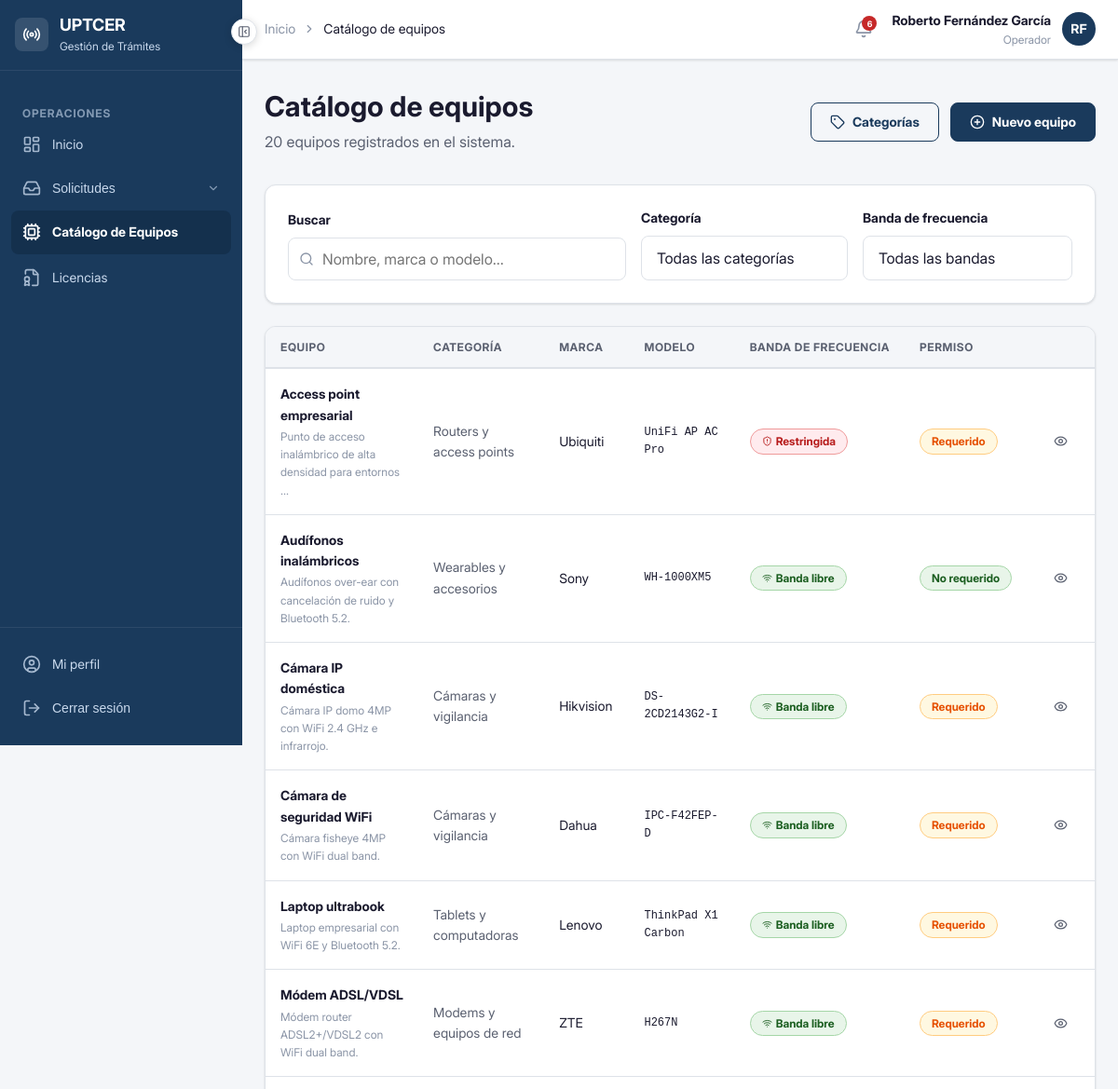
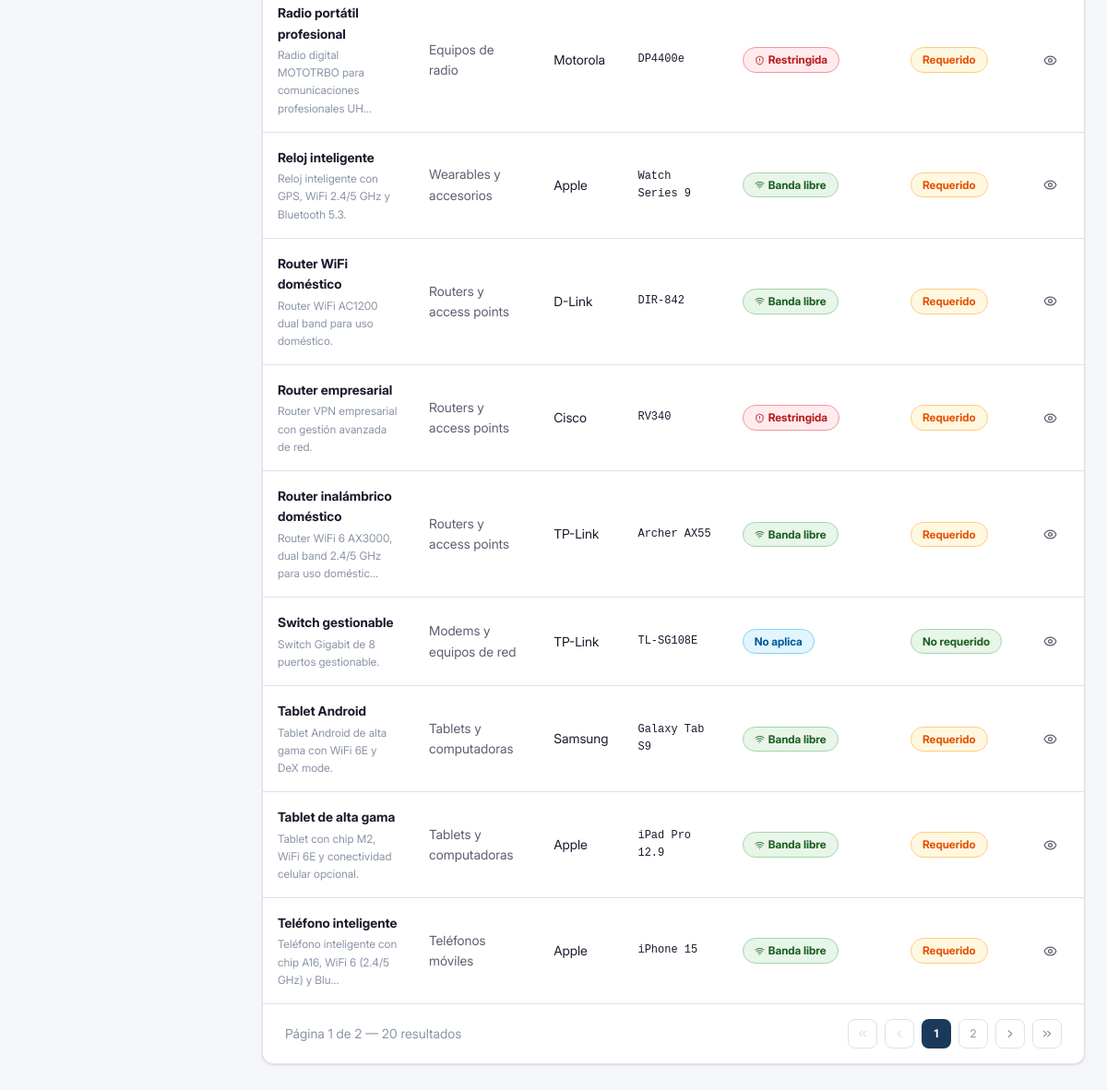
Page /equipos/ (signed in) on the committed database (2 pictures, top to bottom).
### apps/accounts/models.py (models this page shows, shortened)
class Usuario(AbstractBaseUser, PermissionsMixin):
    ROL_PERSONA_NATURAL  = 'persona_natural'
    ROL_OPERADOR         = 'operador'
    ROL_ESPECIALISTA     = 'especialista'
    ROL_ADUANA           = 'aduana'
    ROL_DIRECTIVO        = 'directivo'
    ROLES = [
        (ROL_PERSONA_NATURAL, 'Persona Natural'),
        (ROL_OPERADOR,        'Operador'),
        (ROL_ESPECIALISTA,    'Especialista Técnico'),
        (ROL_ADUANA,          'Aduana'),
        (ROL_DIRECTIVO,       'Directivo'),
    ]
    username        = models.CharField('Usuario', max_length=150, unique=True)
    email           = models.EmailField('Correo electrónico', unique=True)
    nombre          = models.CharField('Nombre', max_length=100)
    apellidos       = models.CharField('Apellidos', max_length=100)
    rol             = models.CharField('Rol', max_length=30, choices=ROLES, default=ROL_PERSONA_NATURAL)
    telefono        = models.CharField('Teléfono', max_length=20, blank=True)
    activo          = models.BooleanField('Activo', default=True)
    fecha_registro  = models.DateTimeField('Fecha de registro', auto_now_add=True)
    is_active       = models.BooleanField(default=True)
    is_staff        = models.BooleanField(default=False)
    objects = UsuarioManager()
    USERNAME_FIELD  = 'username'
    REQUIRED_FIELDS = ['email', 'nombre', 'apellidos']
    class Meta:
        verbose_name        = 'Usuario'
        verbose_name_plural = 'Usuarios'
        ordering            = ['apellidos', 'nombre']
    def get_nombre_completo(self):
        return f'{self.nombre} {self.apellidos}'
    @property
    def es_persona_natural(self):
        return self.rol == self.ROL_PERSONA_NATURAL
    @property
    def es_operador(self):
        return self.rol == self.ROL_OPERADOR
    @property
    def es_especialista(self):
        return self.rol == self.ROL_ESPECIALISTA
    @property
    def es_aduana(self):
        return self.rol == self.ROL_ADUANA
    @property
    def es_directivo(self):
        return self.rol == self.ROL_DIRECTIVO

### apps/equipos/models.py (models this page shows, shortened)
class Equipo(models.Model):
    BANDA_LIBRE        = 'libre'
    BANDA_RESTRINGIDA  = 'restringida'
    BANDA_NO_APLICA    = 'no_aplica'
    BANDAS = [
        (BANDA_LIBRE,       'Banda libre (2.4 / 5.7 GHz)'),
        (BANDA_RESTRINGIDA, 'Frecuencia restringida'),
        (BANDA_NO_APLICA,   'No aplica'),
    ]
    categoria       = models.ForeignKey(
                        CategoriaEquipo,
                        on_delete=models.PROTECT,
                        verbose_name='Categoría',
                        related_name='equipos'
                      )
    nombre          = models.CharField('Nombre del equipo', max_length=200)
    marca           = models.CharField('Marca', max_length=100)
    modelo          = models.CharField('Modelo', max_length=100)
    descripcion     = models.TextField('Descripción técnica', blank=True)
    banda_frecuencia= models.CharField(
                        'Banda de frecuencia',
                        max_length=20,
                        choices=BANDAS,
                        default=BANDA_NO_APLICA
                      )
    requiere_permiso= models.BooleanField('Requiere permiso de importación', default=True)
    activo          = models.BooleanField('Activo en catálogo', default=True)
    fecha_registro  = models.DateTimeField('Fecha de registro', auto_now_add=True)
    fecha_actualizacion = models.DateTimeField('Última actualización', auto_now=True)
    class Meta:
        verbose_name        = 'Equipo'
        verbose_name_plural = 'Equipos'
        ordering            = ['nombre']
        unique_together     = ['marca', 'modelo']

class CategoriaEquipo(models.Model):
    nombre      = models.CharField('Nombre', max_length=100, unique=True)
    descripcion = models.TextField('Descripción', blank=True)
    class Meta:
        verbose_name        = 'Categoría de equipo'
        verbose_name_plural = 'Categorías de equipos'
        ordering            = ['nombre']

### apps/equipos/views.py (the view, shortened to what this page needs)
# urls.py: path('',                views.lista_equipos,       name='lista'),
@never_cache
@login_required
def lista_equipos(request):
    equipos_qs = Equipo.objects.select_related('categoria').filter(activo=True)
    busqueda  = request.GET.get('q', '').strip()
    categoria = request.GET.get('categoria', '')
    banda     = request.GET.get('banda', '')
    if busqueda:
        equipos_qs = equipos_qs.filter(
            Q(nombre__icontains=busqueda) |
            Q(marca__icontains=busqueda)  |
            Q(modelo__icontains=busqueda)
        )
    if categoria:
        equipos_qs = equipos_qs.filter(categoria__id=categoria)
    if banda:
        equipos_qs = equipos_qs.filter(banda_frecuencia=banda)
    categorias = CategoriaEquipo.objects.all()
    paginator = Paginator(equipos_qs, 15)
    pagina    = request.GET.get('pagina', 1)
    try:
        equipos = paginator.page(pagina)
    except PageNotAnInteger:
        equipos = paginator.page(1)
    except EmptyPage:
        equipos = paginator.page(paginator.num_pages)
    return render(request, 'equipos/lista.html', {
        'equipos':       equipos,
        'categorias':    categorias,
        'busqueda':      busqueda,
        'categoria_sel': categoria,
        'banda_sel':     banda,
        'BANDAS':        Equipo.BANDAS,
        'total':         equipos_qs.count(),
        'paginator':     paginator,
    })

### apps/core/context_processors.py (called while the page is built)
def static_version(request):
    return {
        'STATIC_VERSION': settings.STATIC_VERSION,
    }

### templates/equipos/lista.html (shortened to what this page needs)
{% extends 'base/base.html' %}
{% block nav_equipos %}activo{% endblock %}
{% block breadcrumb %}
<li style="display:flex;align-items:center;gap:var(--espacio-2);">
  <i data-lucide="chevron-right" style="width:14px;height:14px;"></i>
  <span style="color:var(--color-texto-principal);font-weight:var(--peso-medio);">Catálogo de equipos</span>
</li>
{% endblock %}
{% block contenido %}
<div class="pagina-cabecera flex justify-between items-center">
  <div>
    <h1 class="pagina-titulo">Catálogo de equipos</h1>
    <p class="pagina-subtitulo">{{ total }} equipo{{ total|pluralize }} registrado{{ total|pluralize }} en el sistema.</p>
  </div>
  {% if user.es_operador or user.es_especialista or user.es_directivo %}
  <div style="display:flex;gap:var(--espacio-3);">
    <a href="{% url 'equipos:categorias' %}" class="btn btn-secundario">
      <i data-lucide="tag" style="width:16px;height:16px;"></i>
      Categorías
    </a>
    <a href="{% url 'equipos:nuevo' %}" class="btn btn-primario">
      <i data-lucide="plus-circle" style="width:16px;height:16px;"></i>
      Nuevo equipo
    </a>
  </div>
  {% endif %}
</div>
<div class="tarjeta mb-6">
  <div class="tarjeta-cuerpo">
    <form method="get" id="form-filtros" style="display:flex;gap:var(--espacio-4);align-items:flex-end;flex-wrap:wrap;">
      <div class="campo-grupo" style="margin-bottom:0;flex:1;min-width:220px;">
        <label class="campo-etiqueta">Buscar</label>
        <div style="position:relative;">
          <i data-lucide="search" style="position:absolute;left:12px;top:50%;transform:translateY(-50%);width:16px;height:16px;color:var(--color-texto-muted);"></i>
          <input type="text" name="q" value="{{ busqueda }}"
            class="campo-input" style="padding-left:36px;"
            placeholder="Nombre, marca o modelo...">
        </div>
      </div>
      <div class="campo-grupo" style="margin-bottom:0;min-width:180px;">
        <label class="campo-etiqueta">Categoría</label>
        <select name="categoria" class="campo-select">
          <option value="">Todas las categorías</option>
        </select>
      </div>
      <div class="campo-grupo" style="margin-bottom:0;min-width:180px;">
        <label class="campo-etiqueta">Banda de frecuencia</label>
        <select name="banda" class="campo-select">
          <option value="">Todas las bandas</option>
        </select>
      </div>
    </form>
  </div>
</div>
<div class="tarjeta">
  <div class="tarjeta-cuerpo" style="padding:0;" id="contenedor-tabla">
    {% include 'equipos/tabla_equipos.html' %}
  </div>
</div>
{% endblock %}

### templates/base/base.html (shortened to what this page needs)
<!DOCTYPE html>
<html lang="es">
<head>
  {% load static %}
  <link rel="stylesheet" href="{% static 'css/global.css' %}?v={{ STATIC_VERSION }}">
  <link rel="stylesheet" href="{% static 'css/toast.css' %}">
  <link rel="stylesheet" href="{% static 'css/modal.css' %}">
  <link rel="stylesheet" href="{% static 'css/componentes.css' %}">
  <link rel="stylesheet" href="{% static 'css/fonts.css' %}">
</head>
<body>
<div class="layout-wrapper">
  <aside class="layout-sidebar" id="sidebar">
    <div class="sidebar-logo">
      <div style="width:36px;height:36px;background:rgba(255,255,255,0.12);border-radius:8px;display:flex;align-items:center;justify-content:center;flex-shrink:0;">
        <i data-lucide="radio" style="width:20px;height:20px;color:white;"></i>
      </div>
      <div class="sidebar-logo-info">
        <div class="sidebar-logo-texto">UPTCER</div>
        <div class="sidebar-logo-subtexto">Gestión de Trámites</div>
      </div>
    </div>
    <nav class="sidebar-nav">
      {% if user.es_operador %}
        <div class="sidebar-seccion-titulo">Operaciones</div>
        <a href="{% url 'accounts:dashboard' %}" class="sidebar-enlace {% block nav_op_inicio %}{% endblock %}" data-tooltip="Inicio">
          <i data-lucide="layout-dashboard" class="icono"></i>
          <span class="sidebar-enlace-texto">Inicio</span>
        </a>
        <button type="button"
          class="sidebar-enlace {% block nav_solicitudes %}{% endblock %}"
          data-tooltip="Solicitudes"
          onclick="toggleDropdownSolicitudes()"
          id="btn-dropdown-solicitudes"
          style="width:100%;background:none;border:none;cursor:pointer;text-align:left;">
          <i data-lucide="inbox" class="icono"></i>
          <span class="sidebar-enlace-texto">Solicitudes</span>
          <i data-lucide="chevron-down" class="sidebar-enlace-flecha"></i>
        </button>
        <a href="{% url 'equipos:lista' %}" class="sidebar-enlace {% block nav_equipos %}{% endblock %}" data-tooltip="Catálogo de Equipos">
          <i data-lucide="cpu" class="icono"></i>
          <span class="sidebar-enlace-texto">Catálogo de Equipos</span>
        </a>
        <a href="{% url 'licencias:lista' %}" class="sidebar-enlace {% block nav_licencias %}{% endblock %}" data-tooltip="Licencias">
          <i data-lucide="file-badge" class="icono"></i>
          <span class="sidebar-enlace-texto">Licencias</span>
        </a>
      {% endif %}
    </nav>
    <div class="sidebar-pie">
      <a href="{% url 'accounts:perfil' %}" class="sidebar-enlace" data-tooltip="Mi perfil">
        <i data-lucide="user-circle" class="icono"></i>
        <span class="sidebar-enlace-texto">Mi perfil</span>
      </a>
      <form method="post" action="{% url 'accounts:logout' %}">
        <button type="submit" class="sidebar-enlace" data-tooltip="Cerrar sesión"
          style="width:100%;background:none;border:none;cursor:pointer;text-align:left;">
          <i data-lucide="log-out" class="icono"></i>
          <span class="sidebar-enlace-texto">Cerrar sesión</span>
        </button>
      </form>
    </div>
  </aside>
  <div class="layout-main">
    <header class="layout-navbar">
      <nav aria-label="Ruta de navegación" style="flex:1;">
        <ol style="list-style:none;display:flex;align-items:center;gap:var(--espacio-2);font-size:var(--texto-sm);color:var(--color-texto-muted);">
          <li><a href="{% url 'accounts:dashboard' %}" style="color:var(--color-texto-muted);text-decoration:none;">Inicio</a></li>
          {% block breadcrumb %}{% endblock %}
        </ol>
      </nav>
      <div style="display:flex;align-items:center;gap:var(--espacio-3);">
        <a href="{% url 'notificaciones:lista' %}"
          id="btn-notificaciones"
          style="position:relative;width:36px;height:36px;border-radius:var(--radio-md);display:flex;align-items:center;justify-content:center;color:var(--color-texto-muted);background:transparent;border:none;cursor:pointer;text-decoration:none;transition:var(--transicion-rapida);"
          onmouseenter="this.style.background='var(--color-fondo)';this.style.color='var(--color-texto-principal)'"
          onmouseleave="this.style.background='transparent';this.style.color='var(--color-texto-muted)'"
          title="Notificaciones"
        >
          <span id="badge-notificaciones"
            style="display:none;position:absolute;top:4px;right:4px;width:16px;height:16px;border-radius:50%;background-color:var(--color-acento);color:white;font-size:9px;font-weight:700;align-items:center;justify-content:center;line-height:1;font-family:var(--fuente-principal);">
          </span>
        </a>
        <div style="text-align:right;">
          <div style="font-size:var(--texto-sm);font-weight:var(--peso-semi);color:var(--color-texto-principal);">
            {{ user.get_nombre_completo }}
          </div>
          <div style="font-size:var(--texto-xs);color:var(--color-texto-muted);">
            {{ user.get_rol_display }}
          </div>
        </div>
        <div style="width:36px;height:36px;border-radius:50%;background-color:var(--color-primario);display:flex;align-items:center;justify-content:center;color:white;font-size:var(--texto-sm);font-weight:var(--peso-bold);">
          {{ user.nombre|first|upper }}{{ user.apellidos|first|upper }}
        </div>
      </div>
    </header>
    <main class="layout-contenido">
      {% block contenido %}{% endblock %}
    </main>
  </div>
</div>
<button
  id="btn-colapsar"
  class="btn-colapsar-sidebar"
  onclick="alternarSidebar()"
  title="Colapsar menú"
  aria-label="Colapsar menú"
>
  <i data-lucide="panel-left-close" id="icono-colapsar" style="width:14px;height:14px;"></i>
</button>
</body>
</html>

### templates/equipos/tabla_equipos.html (shortened to what this page needs)
{% if equipos %}
  <div class="tabla-contenedor" style="border:none;border-radius:0;">
    <table class="tabla">
      <thead>
        <tr>
          <th>Equipo</th>
          <th>Categoría</th>
          <th>Marca</th>
          <th>Modelo</th>
          <th>Banda de frecuencia</th>
          <th>Permiso</th>
          <th></th>
        </tr>
      </thead>
      <tbody>
        {% for e in equipos %}
        <tr>
          <td>
            <div style="font-weight:var(--peso-semi);">{{ e.nombre }}</div>
            {% if e.descripcion %}
              <div style="font-size:var(--texto-xs);color:var(--color-texto-muted);margin-top:2px;">
                {{ e.descripcion|truncatechars:60 }}
              </div>
            {% endif %}
          </td>
          <td style="color:var(--color-texto-secundario);">{{ e.categoria.nombre }}</td>
          <td>{{ e.marca }}</td>
          <td style="font-family:var(--fuente-mono);font-size:var(--texto-xs);">{{ e.modelo }}</td>
          <td>
            {% if e.banda_frecuencia == 'libre' %}
              <span class="badge badge-aprobado">
                <i data-lucide="wifi" style="width:11px;height:11px;"></i>
                Banda libre
              </span>
            {% elif e.banda_frecuencia == 'restringida' %}
              <span class="badge badge-denegado">
                <i data-lucide="shield-alert" style="width:11px;height:11px;"></i>
                Restringida
              </span>
            {% else %}
              <span class="badge badge-info">No aplica</span>
            {% endif %}
          </td>
          <td>
            {% if e.requiere_permiso %}
              <span class="badge badge-pendiente">Requerido</span>
            {% else %}
              <span class="badge badge-aprobado">No requerido</span>
            {% endif %}
          </td>
          <td>
            <a href="{% url 'equipos:detalle' e.pk %}" class="btn btn-ghost btn-sm">
              <i data-lucide="eye" style="width:15px;height:15px;"></i>
            </a>
          </td>
        </tr>
        {% endfor %}
      </tbody>
    </table>
  </div>
  {% include 'base/paginacion.html' with page_obj=equipos %}
{% endif %}

### templates/base/base.html (style rules this page uses)
body { font-family: 'Inter', -apple-system, BlinkMacSystemFont, 'Segoe UI', Roboto, sans-serif; }

### rows in the picture
Usuario: get_nombre_completo "Roberto Fernández García", rol "Operador", nombre|first "R", apellidos|first "F"
Equipo: nombre "Access point empresarial", descripcion "Punto de acceso inalámbrico de alta densidad para entornos …", categoria.nombre "Routers y access points", marca "Ubiquiti", modelo "UniFi AP AC Pro", banda_frecuencia "restringida" (drawn), requiere_permiso "Requerido"
Equipo: nombre "Audífonos inalámbricos", descripcion "Audífonos over-ear con cancelación de ruido y Bluetooth 5.2.", categoria.nombre "Wearables y accesorios", marca "Sony", modelo "WH-1000XM5", banda_frecuencia "libre" (drawn), requiere_permiso "No requerido"
Equipo: nombre "Cámara IP doméstica", descripcion "Cámara IP domo 4MP con WiFi 2.4 GHz e infrarrojo.", categoria.nombre "Cámaras y vigilancia", marca "Hikvision", modelo "DS-2CD2143G2-I", banda_frecuencia "libre" (drawn), requiere_permiso "Requerido"
Equipo: nombre "Cámara de seguridad WiFi", descripcion "Cámara fisheye 4MP con WiFi dual band.", categoria.nombre "Cámaras y vigilancia", marca "Dahua", modelo "IPC-F42FEP-D", banda_frecuencia "libre" (drawn), requiere_permiso "Requerido"
Equipo: nombre "Laptop ultrabook", descripcion "Laptop empresarial con WiFi 6E y Bluetooth 5.2.", categoria.nombre "Tablets y computadoras", marca "Lenovo", modelo "ThinkPad X1 Carbon", banda_frecuencia "libre" (drawn), requiere_permiso "Requerido"
Equipo: nombre "Módem ADSL/VDSL", descripcion "Módem router ADSL2+/VDSL2 con WiFi dual band.", categoria.nombre "Modems y equipos de red", marca "ZTE", modelo "H267N", banda_frecuencia "libre" (drawn), requiere_permiso "Requerido"
Equipo: nombre "Radio portátil profesional", descripcion "Radio digital MOTOTRBO para comunicaciones profesionales UH…", categoria.nombre "Equipos de radio", marca "Motorola", modelo "DP4400e", banda_frecuencia "restringida" (drawn), requiere_permiso "Requerido"
Equipo: nombre "Reloj inteligente", descripcion "Reloj inteligente con GPS, WiFi 2.4/5 GHz y Bluetooth 5.3.", categoria.nombre "Wearables y accesorios", marca "Apple", modelo "Watch Series 9", banda_frecuencia "libre" (drawn), requiere_permiso "Requerido"
Equipo: nombre "Router WiFi doméstico", descripcion "Router WiFi AC1200 dual band para uso doméstico.", categoria.nombre "Routers y access points", marca "D-Link", modelo "DIR-842", banda_frecuencia "libre" (drawn), requiere_permiso "Requerido"
Equipo: nombre "Router empresarial", descripcion "Router VPN empresarial con gestión avanzada de red.", categoria.nombre "Routers y access points", marca "Cisco", modelo "RV340", banda_frecuencia "restringida" (drawn), requiere_permiso "Requerido"
Equipo: nombre "Router inalámbrico doméstico", descripcion "Router WiFi 6 AX3000, dual band 2.4/5 GHz para uso doméstic…", categoria.nombre "Routers y access points", marca "TP-Link", modelo "Archer AX55", banda_frecuencia "libre" (drawn), requiere_permiso "Requerido"
Equipo: nombre "Switch gestionable", descripcion "Switch Gigabit de 8 puertos gestionable.", categoria.nombre "Modems y equipos de red", marca "TP-Link", modelo "TL-SG108E", banda_frecuencia "No aplica", requiere_permiso "No requerido"
Equipo: nombre "Tablet Android", descripcion "Tablet Android de alta gama con WiFi 6E y DeX mode.", categoria.nombre "Tablets y computadoras", marca "Samsung", modelo "Galaxy Tab S9", banda_frecuencia "libre" (drawn), requiere_permiso "Requerido"
Equipo: nombre "Tablet de alta gama", descripcion "Tablet con chip M2, WiFi 6E y conectividad celular opcional.", categoria.nombre "Tablets y computadoras", marca "Apple", modelo "iPad Pro 12.9", banda_frecuencia "libre" (drawn), requiere_permiso "Requerido"
Equipo: nombre "Teléfono inteligente", descripcion "Teléfono inteligente con chip A16, WiFi 6 (2.4/5 GHz) y Blu…", categoria.nombre "Teléfonos móviles", marca "Apple", modelo "iPhone 15", banda_frecuencia "libre" (drawn), requiere_permiso "Requerido"

### other values in the picture
{{ total }} "20"
{{ page_obj.number }} "1"
{{ paginator.num_pages }} "2"
{{ paginator.count }} "20"
{{ num }} "1"
{{ num }} "2"
